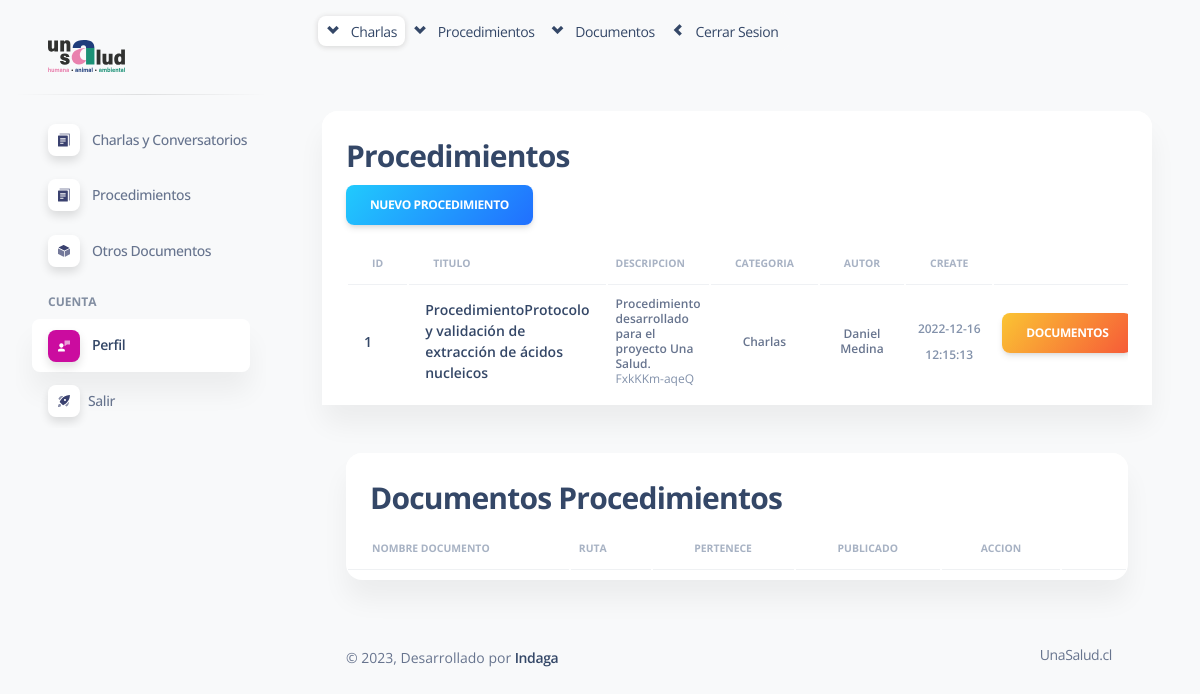
Page /admin/Layout/index.php?page=4 (signed in) on the committed database.
### tables this page shows
CREATE TABLE `procedimientos` (
  `id_proc` int(11) NOT NULL,
  `nombre` varchar(255) NOT NULL,
  `descripcion` text NOT NULL,
  `link_video` varchar(255) NOT NULL,
  `create_at` datetime DEFAULT CURRENT_TIMESTAMP ON UPDATE CURRENT_TIMESTAMP,
  `id_usuario` int(11) NOT NULL,
  `id_categoria` int(11) NOT NULL,
  `autor` varchar(100) NOT NULL,
  `correo` varchar(150) NOT NULL
);

CREATE TABLE `categorias` (
  `id_cat` int(11) NOT NULL,
  `nombre_cat` varchar(150) NOT NULL
);

### admin/Layout/Procedimientos/index.php (the view, shortened to what this page needs)
<?php
include('../Config/Database.php');
?>
<div class="container-fluid py-4">
    <div class="row">
        <div class="col-12">
            <div class="card mb-4">
                <div class="card-header pb-0">
                    <h3>Procedimientos</h3>
                    <a class="btn bg-gradient-info" href="?page=9">Nuevo Procedimiento</a>
                    <div class="card-body px-0 pt-0 pb-2">
                        <div class="table-responsive p-0">
                            <table class="table align-items-center mb-0">
                                <thead>
                                    <tr>
                                        <th class="text-uppercase text-secondary text-xxs font-weight-bolder opacity-7">Id</th>
                                        <th class="text-uppercase text-secondary text-xxs font-weight-bolder opacity-7">Titulo</th>
                                        <th class="text-uppercase text-secondary text-xxs font-weight-bolder opacity-7 ps-2">Descripcion</th>
                                        <th class="text-center text-uppercase text-secondary text-xxs font-weight-bolder opacity-7">Categoria</th>
                                        <th class="text-center text-uppercase text-secondary text-xxs font-weight-bolder opacity-7">Autor</th>
                                        <th class="text-center text-uppercase text-secondary text-xxs font-weight-bolder opacity-7">Create</th>
                                        <th class="text-secondary opacity-7"></th>
                                    </tr>
                                </thead>
                                <tbody>
                                    <?php
                                    $query = "SELECT *
                                        FROM procedimientos C
                                        INNER JOIN usuarios U
                                        ON C.id_usuario = U.id_usuario
                                        JOIN categorias CA
                                        ON C.id_categoria = CA.id_cat";
                                    $result_task = mysqli_query($conn, $query);
                                    while ($row = mysqli_fetch_Array($result_task)) {
                                    ?>
                                        <tr>
                                            <td>
                                                <div class="d-flex px-2 py-1">
                                                    <div class="d-flex flex-column justify-content-center">
                                                        <h6 class="mb-0 text-sm"><?php echo $row['id_proc'] ?></h6>
                                                    </div>
                                                </div>
                                            </td>
                                            <td>
                                                <div class="d-flex px-2 py-1">
                                                    <div class="d-flex flex-column justify-content-center">
                                                        <h6 class="mb-0 text-sm"><?php echo $row['nombre'] ?></h6>
                                                    </div>
                                                </div>
                                            </td>
                                            <td>
                                                <p class="text-xs font-weight-bold mb-0"><?php echo $row['descripcion'] ?></p>
                                                <p class="text-xs text-secondary mb-0"><?php echo $row['link_video'] ?></p>
                                            </td>
                                            <td class="align-middle text-center text-sm">
                                                <p class="text-xs font-weight-bold mb-0"><?php echo $row['nombre_cat'] ?></p>
                                            </td>
                                            <td class="align-middle text-center text-sm">
                                                <p class="text-xs font-weight-bold mb-0"><?php echo $row['autor'] ?></p>
                                            </td>
                                            <td class="align-middle text-center">
                                                <span class="text-secondary text-xs font-weight-bold"><?php echo $row['create_at'] ?></span>
                                            </td>
                                            <td class="align-middle">
                                                <form action="Procedimientos/create-doc.php" method="post">
                                                    <input class="btn bg-gradient-warning" type="submit" name="edit" value="Documentos">
                                                </form>
                                            </td>
                                        </tr>
                                    <?php
                                    }
                                    ?>
                                </tbody>
                            </table>
                        </div>
                    </div>
                </div>
            </div>
        </div>
    </div>
    <div class="container-fluid py-4">
        <div class="row">
            <div class="col-12">
                <div class="card mb-4">
                    <div class="card-header pb-0">
                        <h3>Documentos Procedimientos</h3>
                    </div>
                    <div class="card-body px-0 pt-0 pb-2">
                        <div class="table-responsive p-0">
                            <table class="table align-items-center mb-0">
                                <thead>
                                    <tr>
                                        <th class="text-uppercase text-secondary text-xxs font-weight-bolder opacity-7">Nombre documento</th>
                                        <th class="text-uppercase text-secondary text-xxs font-weight-bolder opacity-7 ps-2">Ruta</th>
                                        <th class="text-center text-uppercase text-secondary text-xxs font-weight-bolder opacity-7">Pertenece</th>
                                        <th class="text-center text-uppercase text-secondary text-xxs font-weight-bolder opacity-7">Publicado</th>
                                        <th class="text-center text-uppercase text-secondary text-xxs font-weight-bolder opacity-7">Accion</th>
                                        <th class="text-secondary opacity-7"></th>
                                    </tr>
                                </thead>
                            </table>
                        </div>
                    </div>
                </div>
            </div>
        </div>
    </div>

### rows in the picture
procedimientos: id_proc "1", nombre "ProcedimientoProtocolo y validación de extracción de ácidos nucleicos", descripcion "Procedimiento desarrollado para el proyecto Una Salud.", link_video "FxkKKm-aqeQ", id_categoria.nombre_cat "Charlas", autor "Daniel Medina", create_at "2022-12-16 12:15:13"
